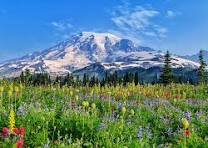
#> input picture download.jpg, 208 x 148 px, found by its file name
$ jupyter execute custom_vision.ipynb
#> lines starting #> are read from the running program, lines starting #| are printed output that depends on the picture; after the words box and inside, x2 and y2 are one past the last pixel; in counts of white or black regions, pixels touching at a corner belong together
<a href="https://colab.research.google.com/github/bidishaaiml/COE_week11/blob/main/custom_vision.ipynb" target="_parent"></a>

# **Python script using OpenCV to calculate and plot histograms of color channels (RGB) for an image of a natural landscape to analyze color variations and intensities.**

[cell 1]
import cv2
import numpy as np
from matplotlib import pyplot as plt

[cell 2]
def show_image(image_path):
    # Reading the image
#> called with image_path = '/content/download.jpg'
    image = cv2.imread(image_path)
#> image is the input picture: shape (148, 208, 3); mean B, G, R 133, 130.5, 93.8

    # Checking if the image is loaded successfully
    if image is None:
        print(f"Error: Could not load image {image_path}.")
        return None

    # Converting the image from BGR to RGB (OpenCV loads images in BGR format by default)
    image = cv2.cvtColor(image, cv2.COLOR_BGR2RGB)

    # Displaying the image
    plt.figure(figsize=(10, 5))
    plt.imshow(image)
    plt.title('Original Image')
    plt.axis('off')  # Hiding the axis
    plt.show()

    return image

[cell 3]
# Path to the image
image_path = '/content/download.jpg'

# Showing the image
image = show_image(image_path)

[cell 4]
import cv2
import numpy as np
from matplotlib import pyplot as plt

def plot_color_histogram(image_path):
    # Reading the image
#> called with image_path = '/content/download.jpg'
    image = cv2.imread(image_path)

    # Checking if the image is loaded successfully
    if image is None:
        print(f"Error: Could not load image {image_path}.")
        return

    # Converting the image from BGR to RGB (OpenCV loads images in BGR format by default)
    image = cv2.cvtColor(image, cv2.COLOR_BGR2RGB)

    # Calculating histogram for each color channel
    colors = ('r', 'g', 'b')
    plt.figure(figsize=(10, 5))
    plt.title('Color Histogram')
    plt.xlabel('Pixel Value')
    plt.ylabel('Frequency')

    for i, color in enumerate(colors):
        histogram = cv2.calcHist([image], [i], None, [256], [0, 256])
        plt.plot(histogram, color=color)
        plt.xlim([0, 256])

    # Displaying the plot
    plt.show()
#> figure, not shown here; curve peaks at x = 75, y = 331; curve peaks at x = 134, y = 560; curve peaks at x = 0, y = 764

# Path to the image
image_path = '/content/download.jpg'

# Plotting the color histogram for the given image
plot_color_histogram(image_path)

[cell 5]
# loading an image in grayscale mode
img = cv2.imread('/content/download.jpg',0)
#> img: shape (148, 208); min 0, max 255, mean 119.8

# calculating frequency of pixels in range 0-255
histg = cv2.calcHist([img],[0],None,[256],[0,256])
#> histg = 256 values, max 605 at index 119, min 0 at index 251, mean 120.2

[cell 6]
# Using plt.imshow to display the image
plt.imshow(img, cmap='gray') # Assuming grayscale image, use cmap='gray'
plt.show()

[cell 7]
# importing required libraries of opencv
import cv2

# importing library for plotting
from matplotlib import pyplot as plt

# reads an input image
img = cv2.imread('/content/download.jpg',0)

# finds frequency of pixels in range 0-255
histr = cv2.calcHist([img],[0],None,[256],[0,256])
#> histr has the same summary as histg

# showing the plotting graph of an image
plt.plot(histr)
plt.show()
#> figure, not shown here; curve peaks at x = 119, y = 605

[cell 8]
import cv2
from matplotlib import pyplot as plt
img = cv2.imread('/content/download.jpg',0)


plt.hist(img.ravel(),256,[0,256])
plt.show()
#> figure, not shown here; tallest bar 605 high, from x = 119 to 120

[cell 9]
import cv2
import matplotlib.pyplot as plt

def plot_histograms(image_path):
    # Reading the image
#> called with image_path = '/content/download.jpg'
    image = cv2.imread(image_path)

    # Spliting the image into its R, G, and B components
    b, g, r = cv2.split(image)

    # Creating a figure to display the histograms
    plt.figure(figsize=(10, 5))

    # Plotting histogram for the Red channel
    plt.subplot(3, 1, 1)
    plt.hist(r.ravel(), bins=256, range=[0, 256], color='red', alpha=0.5)
    plt.title('Red Channel Histogram')
    plt.xlim([0, 256])

    # Plotting histogram for the Green channel
    plt.subplot(3, 1, 2)
    plt.hist(g.ravel(), bins=256, range=[0, 256], color='green', alpha=0.5)
    plt.title('Green Channel Histogram')
    plt.xlim([0, 256])

    # Plotting histogram for the Blue channel
    plt.subplot(3, 1, 3)
    plt.hist(b.ravel(), bins=256, range=[0, 256], color='blue', alpha=0.5)
    plt.title('Blue Channel Histogram')
    plt.xlim([0, 256])

    # Adjusting layout to avoid overlap
    plt.tight_layout()

    # Displaying the histograms
    plt.show()
#> figure, not shown here; panel 1: tallest bar 331 high, from x = 75 to 76; panel 2: tallest bar 560 high, from x = 134 to 135; panel 3: tallest bar 764 high, from x = 0 to 1

# Path to the image
image_path = '/content/download.jpg'


plot_histograms(image_path)

[cell 10]
# Path to the image
image_path = '/content/download (1).jpg'

# Showing the image
image = show_image(image_path)
#> call 2 of show_image, with image_path = '/content/download (1).jpg'
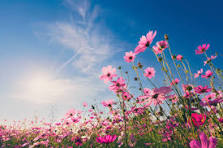
#> input picture download (1).jpg, 223 x 148 px, found by its file name
#> in show_image, image is the input picture: shape (148, 223, 3); mean B, G, R 157.4, 133.4, 122.2

[cell 11]
import cv2
import numpy as np
from matplotlib import pyplot as plt

def plot_color_histogram(image_path):
    # Reading the image
#> called with image_path = '/content/download (1).jpg'
    image = cv2.imread(image_path)

    # Checking if the image is loaded successfully
    if image is None:
        print(f"Error: Could not load image {image_path}.")
        return

    # Converting the image from BGR to RGB (OpenCV loads images in BGR format by default)
    image = cv2.cvtColor(image, cv2.COLOR_BGR2RGB)

    # Calculating histogram for each color channel
    colors = ('r', 'g', 'b')
    plt.figure(figsize=(10, 5))
    plt.title('Color Histogram')
    plt.xlabel('Pixel Value')
    plt.ylabel('Frequency')

    for i, color in enumerate(colors):
        histogram = cv2.calcHist([image], [i], None, [256], [0, 256])
        plt.plot(histogram, color=color)
        plt.xlim([0, 256])

    # Displaying the plot
    plt.show()
#> figure, not shown here; curve peaks at x = 0, y = 1501; curve peaks at x = 70, y = 354; curve peaks at x = 211, y = 590

# Path to the image
image_path = '/content/download (1).jpg'

# Ploting the color histogram for the given image
plot_color_histogram(image_path)

[cell 12]
# loading an image in grayscale mode
img = cv2.imread('/content/download (1).jpg',0)
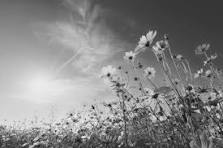
#> img: shape (148, 223); min 5, max 255, mean 132.8

# calculating frequency of pixels in range 0-255
histg = cv2.calcHist([img],[0],None,[256],[0,256])
#> histg = 256 values, max 604 at index 56, min 0 at index 0, mean 128.9

[cell 13]
# Use plt.imshow to display the image
plt.imshow(img, cmap='gray') # Assuming grayscale image, use cmap='gray'
plt.show()

[cell 14]
# importing required libraries of opencv
import cv2

# importing library for plotting
from matplotlib import pyplot as plt

# reads an input image
img = cv2.imread('/content/download (1).jpg',0)

# finding frequency of pixels in range 0-255
histr = cv2.calcHist([img],[0],None,[256],[0,256])
#> histr has the same summary as histg

# showing the plotting graph of an image
plt.plot(histr)
plt.show()
#> figure, not shown here; curve peaks at x = 56, y = 604

[cell 15]
import cv2
from matplotlib import pyplot as plt
img = cv2.imread('/content/download (1).jpg',0)


plt.hist(img.ravel(),256,[0,256])
plt.show()
#> figure, not shown here; tallest bar 604 high, from x = 56 to 57

[cell 16]
import cv2
import matplotlib.pyplot as plt

def plot_histograms(image_path):
    # Reading the image
#> called with image_path = '/content/download (1).jpg'
    image = cv2.imread(image_path)

    # Spliting the image into its R, G, and B components
    b, g, r = cv2.split(image)
#> b: shape (148, 223)
#> g: shape (148, 223)
#> r: shape (148, 223)

    # Creating a figure to display the histograms
    plt.figure(figsize=(10, 5))

    # Plotting histogram for the Red channel
    plt.subplot(3, 1, 1)
    plt.hist(r.ravel(), bins=256, range=[0, 256], color='red', alpha=0.5)
    plt.title('Red Channel Histogram')
    plt.xlim([0, 256])

    # Plotting histogram for the Green channel
    plt.subplot(3, 1, 2)
    plt.hist(g.ravel(), bins=256, range=[0, 256], color='green', alpha=0.5)
    plt.title('Green Channel Histogram')
    plt.xlim([0, 256])

    # Plotting histogram for the Blue channel
    plt.subplot(3, 1, 3)
    plt.hist(b.ravel(), bins=256, range=[0, 256], color='blue', alpha=0.5)
    plt.title('Blue Channel Histogram')
    plt.xlim([0, 256])

    # Adjusting layout to avoid overlap
    plt.tight_layout()

    # Displaying the histograms
    plt.show()
#> figure, not shown here; panel 1: tallest bar 1501 high, from x = 0 to 1; panel 2: tallest bar 354 high, from x = 70 to 71; panel 3: tallest bar 590 high, from x = 211 to 212

# Path to the image
image_path = '/content/download (1).jpg'


plot_histograms(image_path)

[cell 17]
# Path to the image
image_path = '/content/download (2).jpg'

# Showing the image
image = show_image(image_path)
#> call 3 of show_image, with image_path = '/content/download (2).jpg'
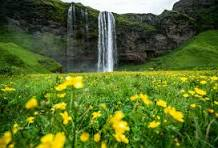
#> input picture download (2).jpg, 218 x 148 px, found by its file name
#> in show_image, image is the input picture: shape (148, 218, 3); mean B, G, R 41.7, 107.2, 85.3

[cell 18]
import cv2
import numpy as np
from matplotlib import pyplot as plt

def plot_color_histogram(image_path):
    # Reading the image
#> called with image_path = '/content/download (2).jpg'
    image = cv2.imread(image_path)

    # Checking if the image is loaded successfully
    if image is None:
        print(f"Error: Could not load image {image_path}.")
        return

    # Converting the image from BGR to RGB (OpenCV loads images in BGR format by default)
    image = cv2.cvtColor(image, cv2.COLOR_BGR2RGB)

    # Calculating histogram for each color channel
    colors = ('r', 'g', 'b')
    plt.figure(figsize=(10, 5))
    plt.title('Color Histogram')
    plt.xlabel('Pixel Value')
    plt.ylabel('Frequency')

    for i, color in enumerate(colors):
        histogram = cv2.calcHist([image], [i], None, [256], [0, 256])
        plt.plot(histogram, color=color)
        plt.xlim([0, 256])

    # Displaying the plot
    plt.show()
#> figure, not shown here; curve peaks at x = 55, y = 360; curve peaks at x = 89, y = 276; curve peaks at x = 0, y = 3450

# Path to the image
image_path = '/content/download (2).jpg'

# Plotting the color histogram for the given image
plot_color_histogram(image_path)

[cell 19]
# loading an image in grayscale mode
img = cv2.imread('/content/download (2).jpg',0)
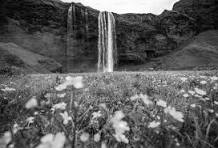
#> img: shape (148, 218); min 0, max 255, mean 93.1

# calculating frequency of pixels in range 0-255
histg = cv2.calcHist([img],[0],None,[256],[0,256])
#> histg = 256 values, max 328 at index 67, min 8 at index 3, mean 126

[cell 20]
# Using plt.imshow to display the image
plt.imshow(img, cmap='gray') # Assuming grayscale image, use cmap='gray'
plt.show()

[cell 21]
# importing required libraries of opencv
import cv2

# importing library for plotting
from matplotlib import pyplot as plt

# reads an input image
img = cv2.imread('/content/download (2).jpg',0)

# finding frequency of pixels in range 0-255
histr = cv2.calcHist([img],[0],None,[256],[0,256])
#> histr has the same summary as histg

# showing the plotting graph of an image
plt.plot(histr)
plt.show()
#> figure, not shown here; curve peaks at x = 67, y = 328

[cell 22]
import cv2
from matplotlib import pyplot as plt
img = cv2.imread('/content/download (2).jpg',0)


plt.hist(img.ravel(),256,[0,256])
plt.show()
#> figure, not shown here; tallest bar 328 high, from x = 67 to 68

[cell 23]
import cv2
import matplotlib.pyplot as plt

def plot_histograms(image_path):
    # Reading the image
#> called with image_path = '/content/download (2).jpg'
    image = cv2.imread(image_path)

    # Spliting the image into its R, G, and B components
    b, g, r = cv2.split(image)
#> b: shape (148, 218)
#> g: shape (148, 218)
#> r: shape (148, 218)

    # Creating a figure to display the histograms
    plt.figure(figsize=(10, 5))

    # Plotting histogram for the Red channel
    plt.subplot(3, 1, 1)
    plt.hist(r.ravel(), bins=256, range=[0, 256], color='red', alpha=0.5)
    plt.title('Red Channel Histogram')
    plt.xlim([0, 256])

    # Plotting histogram for the Green channel
    plt.subplot(3, 1, 2)
    plt.hist(g.ravel(), bins=256, range=[0, 256], color='green', alpha=0.5)
    plt.title('Green Channel Histogram')
    plt.xlim([0, 256])

    # Plotting histogram for the Blue channel
    plt.subplot(3, 1, 3)
    plt.hist(b.ravel(), bins=256, range=[0, 256], color='blue', alpha=0.5)
    plt.title('Blue Channel Histogram')
    plt.xlim([0, 256])

    # Adjusting layout to avoid overlap
    plt.tight_layout()

    # Displaying the histograms
    plt.show()
#> figure, not shown here; panel 1: tallest bar 360 high, from x = 55 to 56; panel 2: tallest bar 276 high, from x = 89 to 90; panel 3: tallest bar 3450 high, from x = 0 to 1

# Path to the image
image_path = '/content/download (2).jpg'


plot_histograms(image_path)

[cell 24]
# Path to the image
image_path = '/content/download (3).jpg'

# Showing the image
image = show_image(image_path)
#> call 4 of show_image, with image_path = '/content/download (3).jpg'
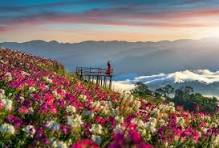
#> input picture download (3).jpg, 219 x 148 px, found by its file name
#> in show_image, image is the input picture: shape (148, 219, 3); mean B, G, R 107.8, 113, 129.1

[cell 25]
import cv2
import numpy as np
from matplotlib import pyplot as plt

def plot_color_histogram(image_path):
    # Reading the image
#> called with image_path = '/content/download (3).jpg'
    image = cv2.imread(image_path)

    # Checking if the image is loaded successfully
    if image is None:
        print(f"Error: Could not load image {image_path}.")
        return

    # Converting the image from BGR to RGB (OpenCV loads images in BGR format by default)
    image = cv2.cvtColor(image, cv2.COLOR_BGR2RGB)

    # Calculating histogram for each color channel
    colors = ('r', 'g', 'b')
    plt.figure(figsize=(10, 5))
    plt.title('Color Histogram')
    plt.xlabel('Pixel Value')
    plt.ylabel('Frequency')

    for i, color in enumerate(colors):
        histogram = cv2.calcHist([image], [i], None, [256], [0, 256])
        plt.plot(histogram, color=color)
        plt.xlim([0, 256])

    # Displaying the plot
    plt.show()
#> figure, not shown here; curve peaks at x = 105, y = 347; curve peaks at x = 131, y = 364; curve peaks at x = 145, y = 452

# Path to the image
image_path = '/content/download (3).jpg'

# Ploting the color histogram for the given image
plot_color_histogram(image_path)

[cell 26]
# loading an image in grayscale mode
img = cv2.imread('/content/download (3).jpg',0)
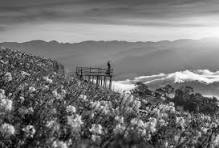
#> img: shape (148, 219); min 0, max 255, mean 117.2

# calculating frequency of pixels in range 0-255
histg = cv2.calcHist([img],[0],None,[256],[0,256])
#> histg = 256 values, max 351 at index 126, min 1 at index 253, mean 126.6

[cell 27]
# Using plt.imshow to display the image
plt.imshow(img, cmap='gray') # Assuming grayscale image, use cmap='gray'
plt.show()

[cell 28]
# importing required libraries of opencv
import cv2

# importing library for plotting
from matplotlib import pyplot as plt

# reads an input image
img = cv2.imread('/content/download (3).jpg',0)

# finding frequency of pixels in range 0-255
histr = cv2.calcHist([img],[0],None,[256],[0,256])
#> histr has the same summary as histg

# showing the plotting graph of an image
plt.plot(histr)
plt.show()
#> figure, not shown here; curve peaks at x = 126, y = 351

[cell 29]
import cv2
from matplotlib import pyplot as plt
img = cv2.imread('/content/download (3).jpg',0)


plt.hist(img.ravel(),256,[0,256])
plt.show()
#> figure, not shown here; tallest bar 351 high, from x = 126 to 127

[cell 30]
import cv2
import matplotlib.pyplot as plt

def plot_histograms(image_path):
    # Reading the image
#> called with image_path = '/content/download (3).jpg'
    image = cv2.imread(image_path)

    # Spliting the image into its R, G, and B components
    b, g, r = cv2.split(image)
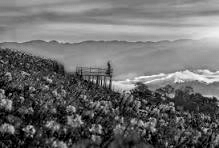
#> b: shape (148, 219); min 0, max 255, mean 107.8
#> g: shape (148, 219)
#> r: shape (148, 219)

    # Creating a figure to display the histograms
    plt.figure(figsize=(10, 5))

    # Plotting histogram for the Red channel
    plt.subplot(3, 1, 1)
    plt.hist(r.ravel(), bins=256, range=[0, 256], color='red', alpha=0.5)
    plt.title('Red Channel Histogram')
    plt.xlim([0, 256])

    # Plotting histogram for the Green channel
    plt.subplot(3, 1, 2)
    plt.hist(g.ravel(), bins=256, range=[0, 256], color='green', alpha=0.5)
    plt.title('Green Channel Histogram')
    plt.xlim([0, 256])

    # Plotting histogram for the Blue channel
    plt.subplot(3, 1, 3)
    plt.hist(b.ravel(), bins=256, range=[0, 256], color='blue', alpha=0.5)
    plt.title('Blue Channel Histogram')
    plt.xlim([0, 256])

    # Adjusting layout to avoid overlap
    plt.tight_layout()

    # Displaying the histograms
    plt.show()
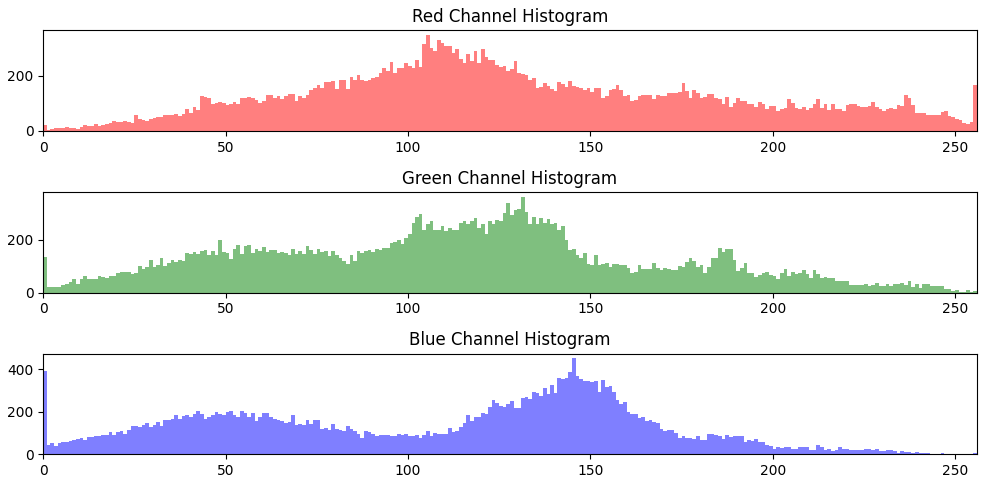
#> figure drawn by matplotlib, 3 panels; panel 1: tallest bar 347 high, from x = 105 to 106; panel 2: tallest bar 364 high, from x = 131 to 132; panel 3: tallest bar 452 high, from x = 145 to 146

# Path to the image
image_path = '/content/download (3).jpg'


plot_histograms(image_path)

[cell 31]
import cv2
import numpy as np
from google.colab.patches import cv2_imshow

# path to input image is specified and
# image is loaded with imread command
image1 = cv2.imread('/content/download (1).jpg')

# cv2.cvtColor is applied over the
# image input with applied parameters
# to convert the image in grayscale
img = cv2.cvtColor(image1, cv2.COLOR_BGR2GRAY)
#> img: shape (148, 223)

# applying different thresholding  techniques on the input image
# all pixels value above 120 will be set to 255
ret, thresh1 = cv2.threshold(img, 120, 255, cv2.THRESH_BINARY)
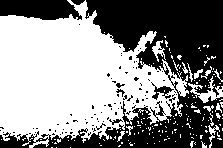
#> thresh1: shape (148, 223); 54.9% white; 98 black regions (91 under 20 px), largest, box (x1, y1, x2, y2) and area: (0, 0, 223, 148) 12954, (0, 0, 82, 20) 1316, (151, 82, 174, 100) 148
ret, thresh2 = cv2.threshold(img, 120, 255, cv2.THRESH_BINARY_INV)
ret, thresh3 = cv2.threshold(img, 120, 255, cv2.THRESH_TRUNC)
ret, thresh4 = cv2.threshold(img, 120, 255, cv2.THRESH_TOZERO)
ret, thresh5 = cv2.threshold(img, 120, 255, cv2.THRESH_TOZERO_INV)
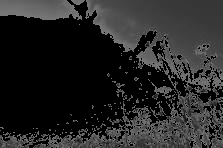
#> thresh5: shape (148, 223); min 0, max 120, mean 37.2

# the window showing output images
# with the corresponding thresholding
# techniques applied to the input images
cv2_imshow(thresh1)
cv2_imshow(thresh2)
cv2_imshow(thresh3)
cv2_imshow(thresh4)
cv2_imshow(thresh5)
